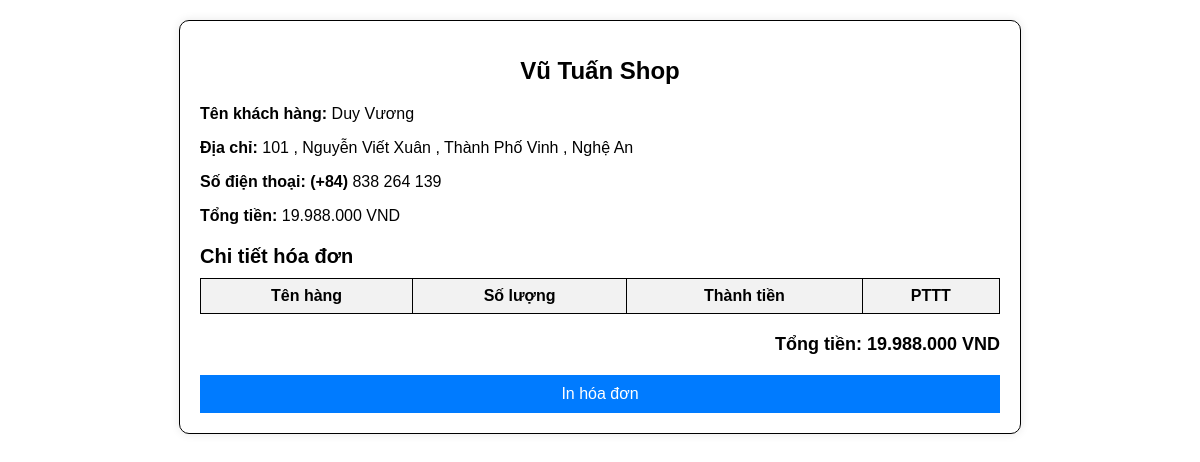
Page /ADMIN/indonhang.php?SohieuHD=HD67061460f044c on the committed database.
### tables this page shows
CREATE TABLE `hoadon` (
  `SohieuHD` varchar(50) NOT NULL,
  `id` int(11) DEFAULT NULL,
  `NgayBH` date DEFAULT NULL,
  `Tongtien` varchar(255) DEFAULT NULL,
  `Trangthai` varchar(255) DEFAULT NULL
);

CREATE TABLE `khach` (
  `id` int(11) NOT NULL,
  `Tenkhach` varchar(100) NOT NULL,
  `Diachi` varchar(255) DEFAULT NULL,
  `Dienthoai` varchar(20) DEFAULT NULL
);

### ADMIN/indonhang.php (the view, shortened to what this page needs)
<?php
include '../db_connect.php';
if (isset($_GET['SohieuHD'])) {
    $SohieuHD = $_GET['SohieuHD'];
    $sql = "SELECT hd.SohieuHD, k.Tenkhach, k.Diachi, k.Dienthoai, hd.NgayBH, hd.Tongtien
            FROM hoadon hd
            JOIN khach k ON hd.id = k.id
            WHERE hd.SohieuHD = ?";
    $stmt = $con->prepare($sql);
    $stmt->bind_param("s", $SohieuHD);
    $stmt->execute();
    $result = $stmt->get_result();
    $hoadon = $result->fetch_assoc();
}
?>
<!DOCTYPE html>
<html lang="vi">
<head>
</head>
<body>
<div class="invoice-container">
    <div class="invoice-header">
        <h1>Vũ Tuấn Shop</h1>
    </div>
    <div class="invoice-details">
        <p><strong>Tên khách hàng:</strong> <?php echo $hoadon['Tenkhach']; ?></p>
        <p><strong>Địa chỉ:</strong> <?php echo $hoadon['Diachi']; ?></p>
        <p><strong>Số điện thoại: (+84)</strong> <?php echo $hoadon['Dienthoai']; ?></p>
        <p><strong>Tổng tiền:</strong> <?php echo number_format($hoadon['Tongtien'], 0, ',', '.') . ' VND'; ?></p>
    </div>
    <h2>Chi tiết hóa đơn</h2>
    <table>
        <thead>
            <tr>
                <th>Tên hàng</th>
                <th>Số lượng</th>
                <th>Thành tiền</th>
                <th>PTTT</th>
            </tr>
        </thead>
    </table>
    <div class="total-container">
        <p>Tổng tiền: <?php echo number_format($hoadon['Tongtien'], 0, ',', '.') . ' VND'; ?></p>
    </div>
    <button onclick="window.print()">In hóa đơn</button>
</div>
</body>
</html>

### ADMIN/indonhang.php (style rules this page uses)
body { font-family: Arial, sans-serif; margin: 20px; }
h1 { text-align: center; font-size: 24px; margin-bottom: 20px; }
.invoice-container { width: 800px; margin: 0 auto; padding: 20px; border: 1px solid #000; border-radius: 10px; box-shadow: 0 0 10px rgba(0, 0, 0, 0.1); }
.invoice-header, .invoice-footer { text-align: center; margin-bottom: 20px; }
.invoice-details { margin-bottom: 20px; }
h2 { font-size: 20px; margin-bottom: 10px; }
table { width: 100%; border-collapse: collapse; margin-bottom: 20px; }
table, th, td { border: 1px solid black; }
th, td { padding: 8px; text-align: center; font-size: 16px; }
th { background-color: #f2f2f2; }
.total-container { text-align: right; margin-top: 20px; }
.total-container p { font-size: 18px; font-weight: bold; }
button { display: block; width: 100%; padding: 10px; background-color: #007bff; color: white; border: none; cursor: pointer; font-size: 16px; margin-top: 20px; }

### rows in the picture
hoadon: khach.Tenkhach "Duy Vương", khach.Diachi "101 , Nguyễn Viết Xuân , Thành Phố Vinh , Nghệ An", khach.Dienthoai "838 264 139", Tongtien "19.988.000"
